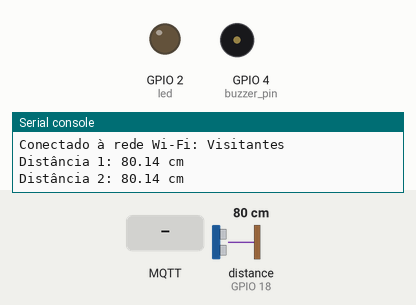
Simulated run of this program. Board: ESP32 board running MicroPython. On the bench: output pins drawn as LEDs (lit = HIGH), buzzer (waves = sounding, pin HIGH), the last lines printed to the serial console. Inputs (shaded band) come from the test bench; at power-on: distance to the obstacle (sensor on GPIO 18) 80 cm. The echo pulse lasts 58.3 µs per cm; WiFi joins after 1.5 s; no MQTT or app messages arrive unless stated; the clock reads 2024-03-15 10:24:30 at power-on unless the program sets it; library files of the repository ran but are not shown: hcsr04.py; pins used as bus, display or sensor lines are not drawn. At 11.7 s the program stops and its outputs stay as they are.

Above: at 2.8 s.
2.9 s: distance to the obstacle (sensor on GPIO 18) set to 2 cm
8.5 s: MQTT message "STOP" arrives on the first subscribed topic
At 11.4 s:
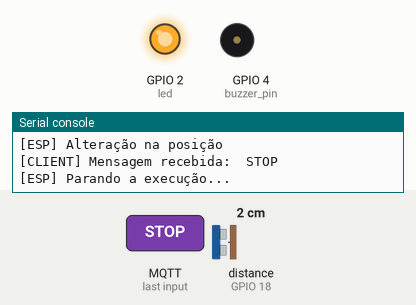
Timing chart, 0 to 13.1 s (numbered marks = the images above; inputs shaded):
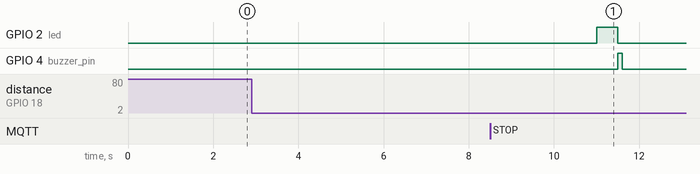

Measured:
- after the input at 8.5 s, GPIO 2 (led): LOW → HIGH after 2.5 s, → LOW 0.50 s later; GPIO 4 (buzzer_pin): LOW → HIGH after 3.0 s, → LOW 0.10 s later

The program:

esp.py
```python
from hcsr04 import HCSR04
from machine import Pin
import time
import network
from umqtt.simple import MQTTClient

last_msg = None

sensor = HCSR04(trigger_pin=5, echo_pin=18, echo_timeout_us=10000)
led = Pin(2, Pin.OUT)
buzzer_pin = Pin(4, Pin.OUT)

MQTT_CLIENT_ID = "esp32_samuel_20082025"
MQTT_BROKER = "broker.mqttdashboard.com"
MQTT_TOPIC_SEND = "exp.criativas/samuel/pcparaesp"
MQTT_TOPIC_RECEIVE = "exp.criativas/samuel/espparapc"

WIFI_SSID = "Visitantes"
WIFI_PASSWORD = ""

def callback(topic, msg):
    global last_msg
    last_msg = msg.decode()
    print("[CLIENT] Mensagem recebida: ", last_msg)
    # client.publish(MQTT_TOPIC_RECEIVE, "ok")

wifi = network.WLAN(network.STA_IF)
wifi.active(True)
wifi.connect(WIFI_SSID, WIFI_PASSWORD)
print("Conectando à rede Wi-Fi...")
while not wifi.isconnected():
    pass

print("Conectado à rede Wi-Fi:", WIFI_SSID)

client = MQTTClient(MQTT_CLIENT_ID, MQTT_BROKER)
client.set_callback(callback)

client.connect()
client.subscribe(MQTT_TOPIC_RECEIVE)

distance_1 = sensor.distance_cm()
print(f"Distância 1: {distance_1:.2f} cm")

while True:
    distance_2 = sensor.distance_cm()
    print(f"Distância 2: {distance_2:.2f} cm")

    if abs(distance_2 - distance_1) >= 20:
        print("[ESP] Alteração na posição")
        client.publish(MQTT_TOPIC_SEND, "Mudou a posicao")

        start_time = time.time()
        while time.time() - start_time < 3:
            client.check_msg()

        if last_msg == "STOP":
            print("[ESP] Parando a execução...")
            led.value(1);
            time.sleep(0.5);
            led.value(0);

            buzzer_pin.value(1)
            time.sleep(0.1);
            buzzer_pin.value(0)
            time.sleep(0.1)
            break

    time.sleep(2)

print("[ESP] Fim da execução")
```
